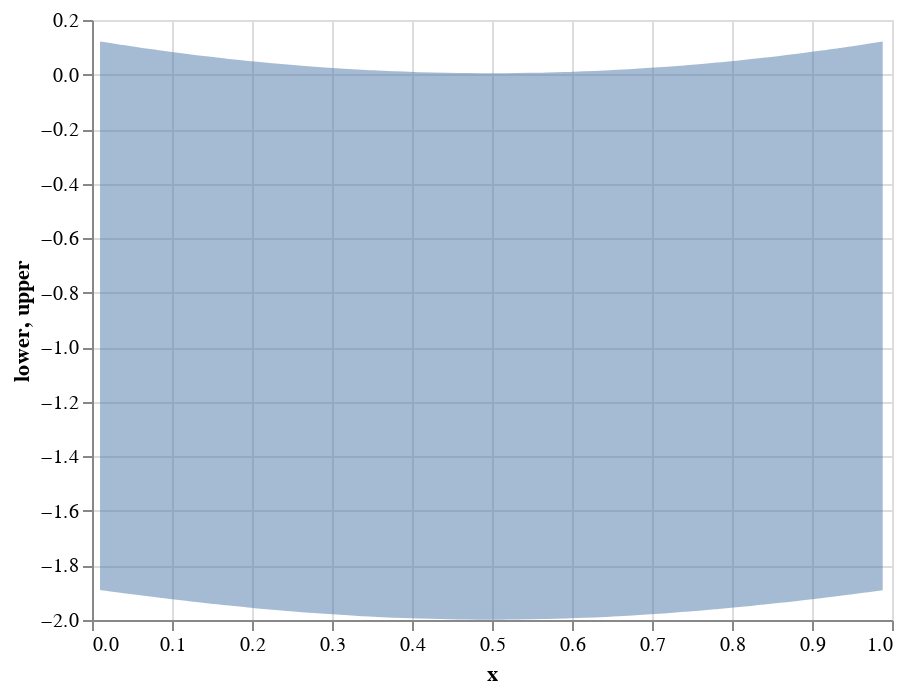

Notebook cell for this chart:
### Code cell
Y_index = 0

Y_metadata1 = {'output_index': np.array([[Y_index]])}

samples_ = []

for o in range(100):
    xs = np.random.rand(1, 3).reshape(1,-1)
    mean, variance = m.predict(xs, Y_metadata=Y_metadata1)
    upper = mean+variance
    lower = mean-variance
    samples_.append({"x": xs[0][Y_index], 
                     "mean": mean[0][0],
                     "variance": variance[0][0],
                     "upper": upper[0,0],
                     "lower": lower[0,0]})
    
samples_ = pd.DataFrame(samples_)

alt.Chart(samples_).mark_area(
    opacity=0.5
).encode(
    x='x',
    y='lower',
    y2='upper'
)

### Figure 1 — Vega-Lite specification as saved in the notebook (floating-point values rounded to 4 significant figures)
{"config": {"view": {"continuousWidth": 400, "continuousHeight": 300}}, "data": {"name": "data-31ce054a8be91b9cdbdd3be446844e06"}, "mark": {"type": "area", "opacity": 0.5}, "encoding": {"x": {"field": "x", "type": "quantitative"}, "y": {"field": "lower", "type": "quantitative"}, "y2": {"field": "upper"}}, "$schema": "https://vega.github.io/schema/vega-lite/v4.17.0.json", "datasets": {"data-31ce054a8be91b9cdbdd3be446844e06": [{"x": 0.09042, "mean": -0.9171, "variance": 1.003, "upper": 0.08639, "lower": -1.921}, {"x": 0.3372, "mean": -0.9841, "variance": 1.002, "upper": 0.01767, "lower": -1.986}, {"x": 0.4965, "mean": -0.9969, "variance": 1.002, "upper": 0.004906, "lower": -1.999}, {"x": 0.3507, "mean": -0.9861, "variance": 1.002, "upper": 0.01562, "lower": -1.988}, {"x": 0.1534, "mean": -0.9392, "variance": 1.002, "upper": 0.06326, "lower": -1.942}, {"x": 0.1514, "mean": -0.9385, "variance": 1.002, "upper": 0.06393, "lower": -1.941}, {"x": 0.1904, "mean": -0.9507, "variance": 1.002, "upper": 0.05146, "lower": -1.953}, {"x": 0.6282, "mean": -0.9886, "variance": 1.002, "upper": 0.01319, "lower": -1.99}, {"x": 0.7807, "mean": -0.9582, "variance": 1.002, "upper": 0.04384, "lower": -1.96}, {"x": 0.9113, "mean": -0.9161, "variance": 1.004, "upper": 0.08773, "lower": -1.92}, {"x": 0.3787, "mean": -0.9898, "variance": 1.002, "upper": 0.01194, "lower": -1.992}, {"x": 0.6507, "mean": -0.9855, "variance": 1.002, "upper": 0.0163, "lower": -1.987}, {"x": 0.9198, "mean": -0.9129, "variance": 1.004, "upper": 0.09112, "lower": -1.917}, {"x": 0.7405, "mean": -0.9683, "variance": 1.002, "upper": 0.0336, "lower": -1.97}, {"x": 0.1668, "mean": -0.9435, "variance": 1.002, "upper": 0.05884, "lower": -1.946}, {"x": 0.08614, "mean": -0.9154, "variance": 1.004, "upper": 0.0881, "lower": -1.919}, {"x": 0.3375, "mean": -0.9841, "variance": 1.002, "upper": 0.01763, "lower": -1.986}, {"x": 0.5499, "mean": -0.9956, "variance": 1.002, "upper": 0.006213, "lower": -1.997}, {"x": 0.8363, "mean": -0.942, "variance": 1.003, "upper": 0.06056, "lower": -1.945}, {"x": 0.8515, "mean": -0.9371, "variance": 1.003, "upper": 0.06565, "lower": -1.94}, {"x": 0.8425, "mean": -0.94, "variance": 1.003, "upper": 0.06262, "lower": -1.943}, {"x": 0.09738, "mean": -0.9197, "variance": 1.003, "upper": 0.08365, "lower": -1.923}, {"x": 0.35, "mean": -0.986, "variance": 1.002, "upper": 0.01572, "lower": -1.988}, {"x": 0.5494, "mean": -0.9956, "variance": 1.002, "upper": 0.006189, "lower": -1.997}, {"x": 0.2557, "mean": -0.968, "variance": 1.002, "upper": 0.03384, "lower": -1.97}, {"x": 0.1949, "mean": -0.952, "variance": 1.002, "upper": 0.05009, "lower": -1.954}, {"x": 0.7622, "mean": -0.963, "variance": 1.002, "upper": 0.03893, "lower": -1.965}, {"x": 0.5688, "mean": -0.9945, "variance": 1.002, "upper": 0.007349, "lower": -1.996}, {"x": 0.9666, "mean": -0.8943, "variance": 1.005, "upper": 0.1111, "lower": -1.9}, {"x": 0.3894, "mean": -0.991, "variance": 1.002, "upper": 0.01074, "lower": -1.993}, {"x": 0.8681, "mean": -0.9315, "variance": 1.003, "upper": 0.07143, "lower": -1.934}, {"x": 0.08326, "mean": -0.9144, "variance": 1.004, "upper": 0.08926, "lower": -1.918}, {"x": 0.7829, "mean": -0.9576, "variance": 1.002, "upper": 0.04446, "lower": -1.96}, {"x": 0.7779, "mean": -0.959, "variance": 1.002, "upper": 0.04309, "lower": -1.961}, {"x": 0.3762, "mean": -0.9895, "variance": 1.002, "upper": 0.01224, "lower": -1.991}, {"x": 0.8088, "mean": -0.9503, "variance": 1.002, "upper": 0.05193, "lower": -1.953}, {"x": 0.6707, "mean": -0.9823, "variance": 1.002, "upper": 0.01948, "lower": -1.984}, {"x": 0.9334, "mean": -0.9076, "variance": 1.004, "upper": 0.09672, "lower": -1.912}, {"x": 0.6477, "mean": -0.9859, "variance": 1.002, "upper": 0.01586, "lower": -1.988}, {"x": 0.5095, "mean": -0.9969, "variance": 1.002, "upper": 0.004966, "lower": -1.999}, {"x": 0.08147, "mean": -0.9137, "variance": 1.004, "upper": 0.08998, "lower": -1.917}, {"x": 0.4087, "mean": -0.9929, "variance": 1.002, "upper": 0.008854, "lower": -1.995}, {"x": 0.03757, "mean": -0.8961, "variance": 1.005, "upper": 0.1087, "lower": -1.901}, {"x": 0.5087, "mean": -0.9969, "variance": 1.002, "upper": 0.004958, "lower": -1.999}, {"x": 0.1682, "mean": -0.9439, "variance": 1.002, "upper": 0.05837, "lower": -1.946}, {"x": 0.2863, "mean": -0.9747, "variance": 1.002, "upper": 0.02701, "lower": -1.977}, {"x": 0.651, "mean": -0.9855, "variance": 1.002, "upper": 0.01634, "lower": -1.987}, {"x": 0.07309, "mean": -0.9104, "variance": 1.004, "upper": 0.09342, "lower": -1.914}, {"x": 0.5963, "mean": -0.9922, "variance": 1.002, "upper": 0.009619, "lower": -1.994}, {"x": 0.5182, "mean": -0.9967, "variance": 1.002, "upper": 0.0051, "lower": -1.999}, {"x": 0.9208, "mean": -0.9125, "variance": 1.004, "upper": 0.09151, "lower": -1.917}, {"x": 0.4582, "mean": -0.9961, "variance": 1.002, "upper": 0.005695, "lower": -1.998}, {"x": 0.0649, "mean": -0.9072, "variance": 1.004, "upper": 0.09683, "lower": -1.911}, {"x": 0.4698, "mean": -0.9965, "variance": 1.002, "upper": 0.005303, "lower": -1.998}, {"x": 0.3568, "mean": -0.987, "variance": 1.002, "upper": 0.01476, "lower": -1.989}, {"x": 0.8302, "mean": -0.9439, "variance": 1.002, "upper": 0.05858, "lower": -1.946}, {"x": 0.9355, "mean": -0.9068, "variance": 1.004, "upper": 0.0976, "lower": -1.911}, {"x": 0.03942, "mean": -0.8969, "variance": 1.005, "upper": 0.1079, "lower": -1.902}, {"x": 0.9679, "mean": -0.8937, "variance": 1.005, "upper": 0.1116, "lower": -1.899}, {"x": 0.5301, "mean": -0.9964, "variance": 1.002, "upper": 0.005401, "lower": -1.998}, {"x": 0.4596, "mean": -0.9962, "variance": 1.002, "upper": 0.00564, "lower": -1.998}, {"x": 0.7426, "mean": -0.9678, "variance": 1.002, "upper": 0.0341, "lower": -1.97}, {"x": 0.08814, "mean": -0.9162, "variance": 1.004, "upper": 0.08729, "lower": -1.92}, {"x": 0.6934, "mean": -0.9783, "variance": 1.002, "upper": 0.02355, "lower": -1.98}, {"x": 0.4982, "mean": -0.9969, "variance": 1.002, "upper": 0.004904, "lower": -1.999}, {"x": 0.857, "mean": -0.9353, "variance": 1.003, "upper": 0.06751, "lower": -1.938}, {"x": 0.2035, "mean": -0.9544, "variance": 1.002, "upper": 0.04758, "lower": -1.956}, {"x": 0.8886, "mean": -0.9244, "variance": 1.003, "upper": 0.07894, "lower": -1.928}, {"x": 0.5121, "mean": -0.9968, "variance": 1.002, "upper": 0.004998, "lower": -1.999}, {"x": 0.3522, "mean": -0.9864, "variance": 1.002, "upper": 0.0154, "lower": -1.988}, {"x": 0.1992, "mean": -0.9532, "variance": 1.002, "upper": 0.04885, "lower": -1.955}, {"x": 0.9154, "mean": -0.9145, "variance": 1.004, "upper": 0.08935, "lower": -1.918}, {"x": 0.9884, "mean": -0.8851, "variance": 1.006, "upper": 0.1211, "lower": -1.891}, {"x": 0.2623, "mean": -0.9695, "variance": 1.002, "upper": 0.03229, "lower": -1.971}, {"x": 0.9476, "mean": -0.902, "variance": 1.005, "upper": 0.1027, "lower": -1.907}, {"x": 0.5908, "mean": -0.9927, "variance": 1.002, "upper": 0.009109, "lower": -1.995}, {"x": 0.8816, "mean": -0.9268, "variance": 1.003, "upper": 0.07634, "lower": -1.93}, {"x": 0.5621, "mean": -0.9949, "variance": 1.002, "upper": 0.006909, "lower": -1.997}, {"x": 0.1261, "mean": -0.93, "variance": 1.003, "upper": 0.07281, "lower": -1.933}, {"x": 0.02104, "mean": -0.8891, "variance": 1.005, "upper": 0.1162, "lower": -1.894}, {"x": 0.5953, "mean": -0.9923, "variance": 1.002, "upper": 0.009525, "lower": -1.994}, {"x": 0.4842, "mean": -0.9968, "variance": 1.002, "upper": 0.005002, "lower": -1.999}, {"x": 0.8411, "mean": -0.9405, "variance": 1.003, "upper": 0.06214, "lower": -1.943}, {"x": 0.3203, "mean": -0.9813, "variance": 1.002, "upper": 0.02049, "lower": -1.983}, {"x": 0.6154, "mean": -0.9902, "variance": 1.002, "upper": 0.01164, "lower": -1.992}, {"x": 0.3473, "mean": -0.9856, "variance": 1.002, "upper": 0.01612, "lower": -1.987}, {"x": 0.9488, "mean": -0.9015, "variance": 1.005, "upper": 0.1032, "lower": -1.906}, {"x": 0.05536, "mean": -0.9034, "variance": 1.004, "upper": 0.1009, "lower": -1.908}, {"x": 0.934, "mean": -0.9074, "variance": 1.004, "upper": 0.09698, "lower": -1.912}, {"x": 0.8239, "mean": -0.9458, "variance": 1.002, "upper": 0.05658, "lower": -1.948}, {"x": 0.714, "mean": -0.9742, "variance": 1.002, "upper": 0.02767, "lower": -1.976}, {"x": 0.1171, "mean": -0.9268, "variance": 1.003, "upper": 0.07614, "lower": -1.93}, {"x": 0.5925, "mean": -0.9926, "variance": 1.002, "upper": 0.009264, "lower": -1.994}, {"x": 0.01005, "mean": -0.8844, "variance": 1.006, "upper": 0.1214, "lower": -1.89}, {"x": 0.9505, "mean": -0.9008, "variance": 1.005, "upper": 0.104, "lower": -1.906}, {"x": 0.7147, "mean": -0.974, "variance": 1.002, "upper": 0.02783, "lower": -1.976}, {"x": 0.4108, "mean": -0.9931, "variance": 1.002, "upper": 0.008669, "lower": -1.995}, {"x": 0.1306, "mean": -0.9316, "variance": 1.003, "upper": 0.07118, "lower": -1.934}, {"x": 0.2218, "mean": -0.9595, "variance": 1.002, "upper": 0.04247, "lower": -1.961}, {"x": 0.08006, "mean": -0.9131, "variance": 1.004, "upper": 0.09055, "lower": -1.917}]}}
